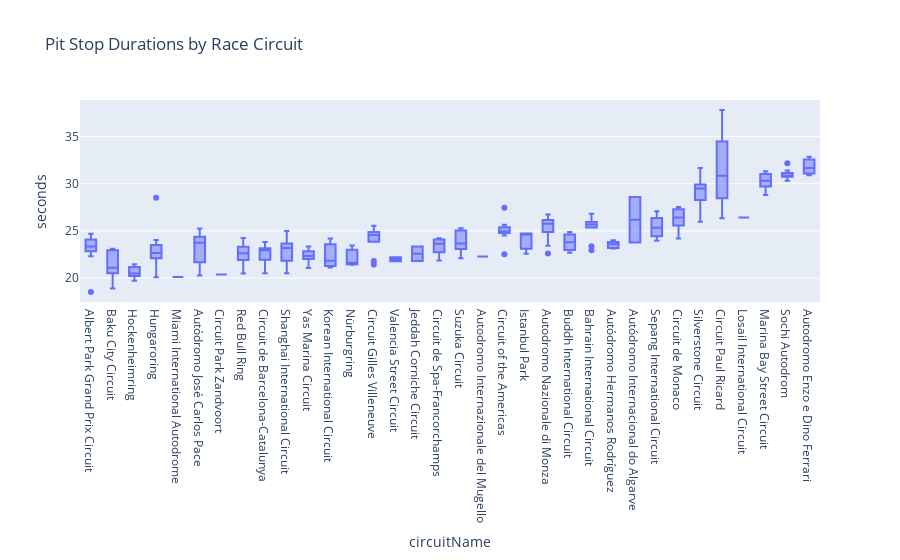

Notebook cell for this chart:
### Markdown cell above
### Objective 2
#### Relationship between Pit Stop duration and race circuit.
1. Race circuits do have an impact on pit stop durations.
2. Number of laps (and hence length of the circuit) doesn't seem to have any correlation with pit stop durations.
3. Some circuits have larger variances then others, but overall the variances appear to be fairly consistent.

### Code cell
fig = px.box(df[df['seconds'] < 50].groupby(by=['raceId', 'raceName', 'circuitName']).mean().reset_index().sort_values(
        by='seconds', ascending=True),
             x='circuitName',
             y='seconds',
            title='Pit Stop Durations by Race Circuit'
            )
fig.show()

### Figure 1 — Plotly figure (JSON) as saved in the notebook; plotly's stock layout.template omitted (floating-point values rounded to 4 significant figures; data arrays with more than 128 entries replaced by an {"elided": "..."} marker saying what was removed)
{"data": [{"alignmentgroup": "True", "hovertemplate": "circuitName=%{x}<br>seconds=%{y}<extra></extra>", "legendgroup": "", "marker": {"color": "#636efa"}, "name": "", "notched": false, "offsetgroup": "", "orientation": "v", "showlegend": false, "type": "box", "x": {"elided": "230 str values"}, "x0": " ", "xaxis": "x", "y": {"elided": "230 float values"}, "y0": " ", "yaxis": "y"}], "layout": {"boxmode": "group", "legend": {"tracegroupgap": 0}, "title": {"text": "Pit Stop Durations by Race Circuit"}, "xaxis": {"anchor": "y", "domain": [0, 1], "title": {"text": "circuitName"}}, "yaxis": {"anchor": "x", "domain": [0, 1], "title": {"text": "seconds"}}}}
